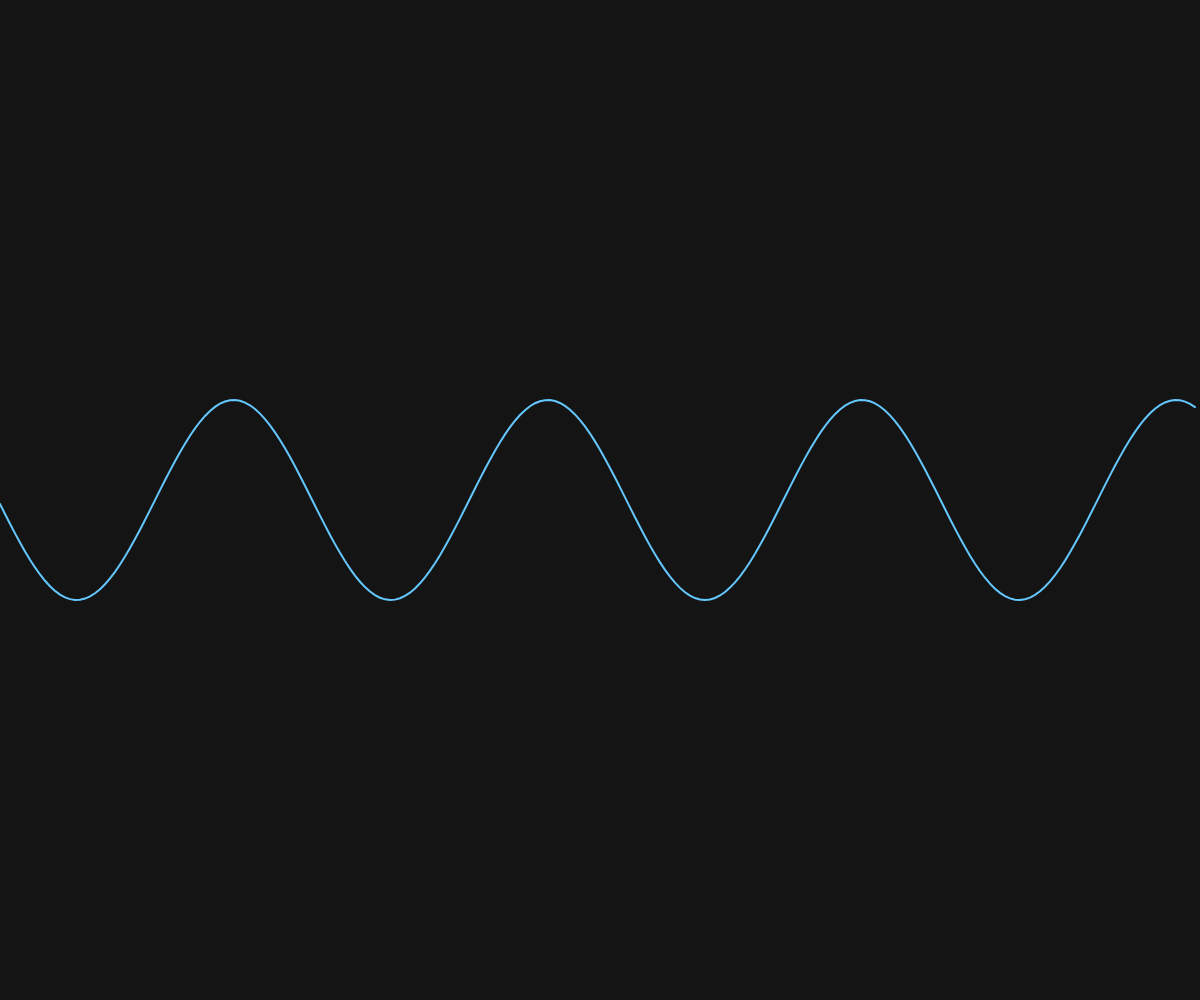
Frame 1 (no input)
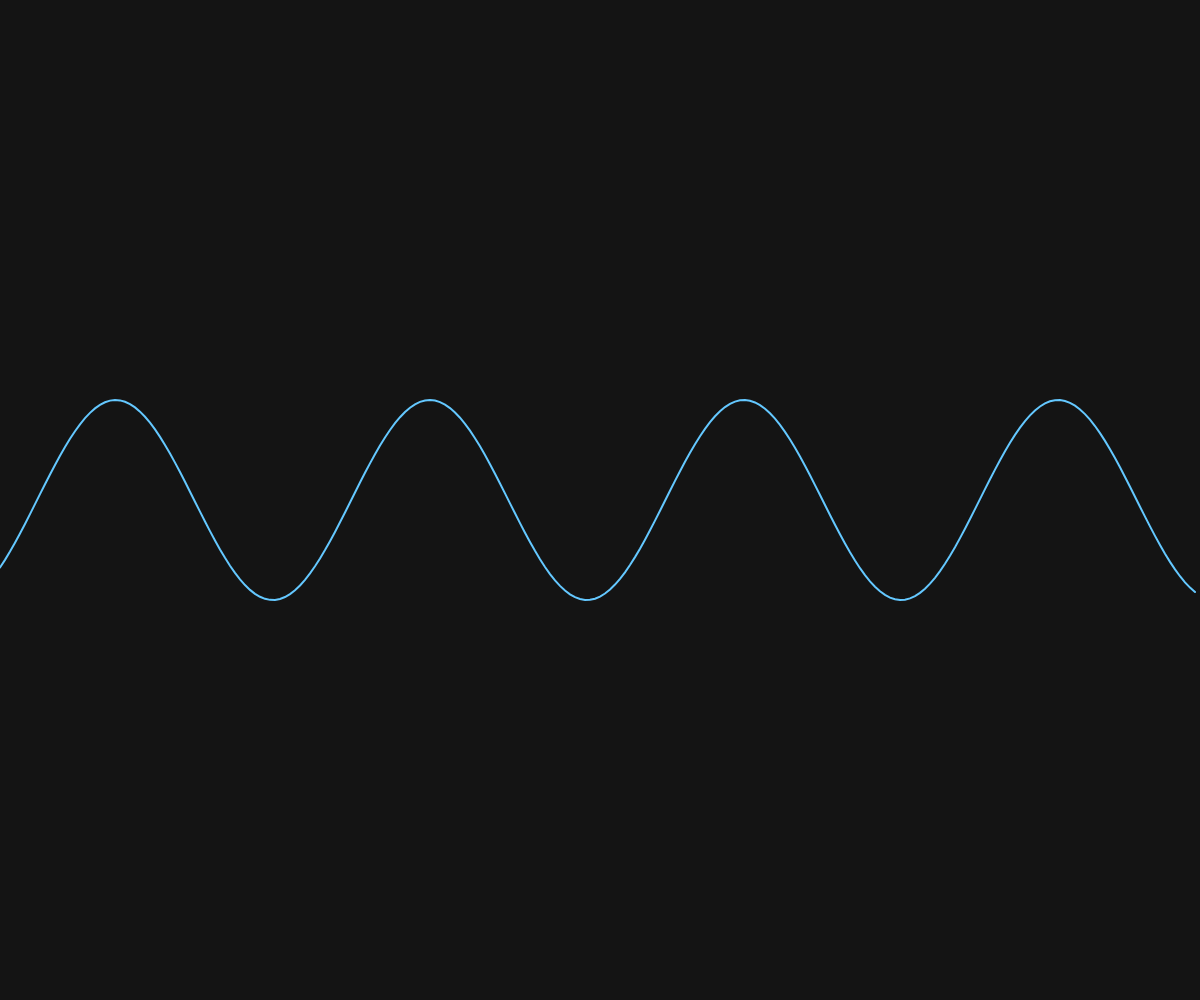
Frame 60 (no input)
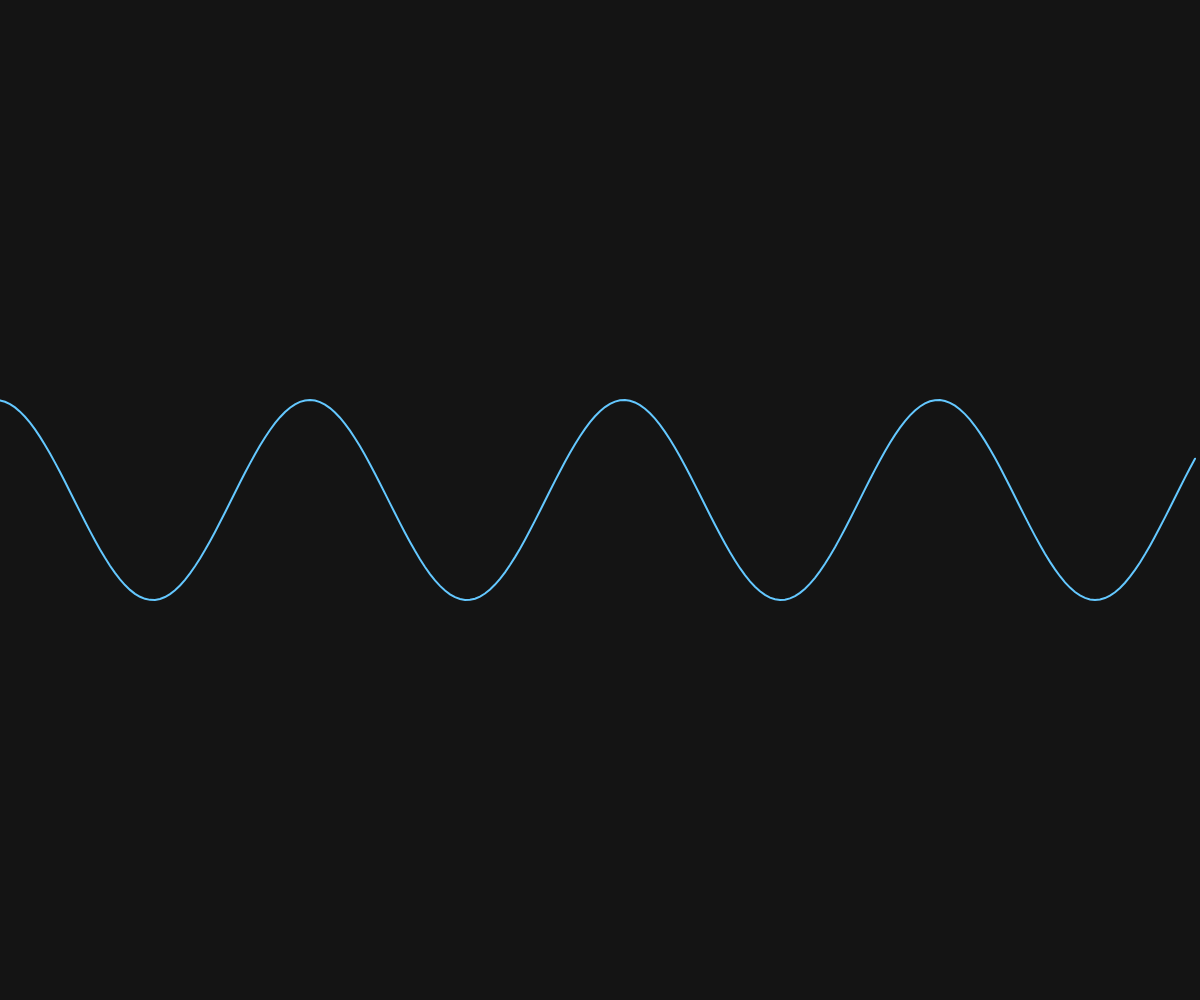
Frame 120 (the mouse pressed at the canvas centre since frame 60)

The p5.js sketch that drew these frames (run headless with seeded random() and noise() and a simulated clock; from frame 60 on, the mouse is pressed at the canvas centre):

// p5.js sketch
// ── sketch.js
function setup() {
  createCanvas(windowWidth, windowHeight);
}

function draw() {
  background(20);

  stroke(100, 200, 255);
  strokeWeight(2);
  noFill();

  beginShape();
  for (let x = 0; x < width; x += 5) {
    let y = height / 2 + sin((x + frameCount * 2) * 0.02) * 100;
    vertex(x, y);
  }
  endShape();
}

function windowResized() {
  resizeCanvas(windowWidth, windowHeight);
}
